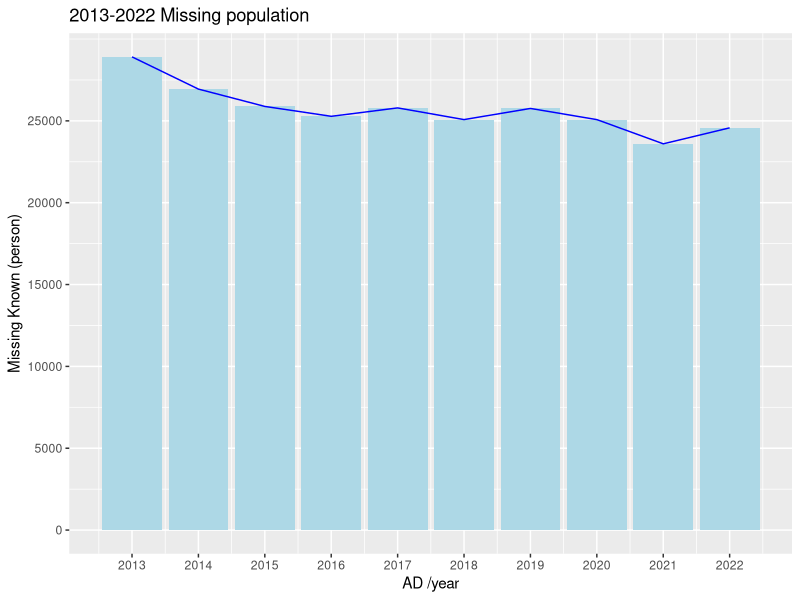

Reproduce this figure in R.
## ---- chunk 1
knitr::opts_chunk$set(echo = TRUE)
## ---- chunk 2
#import data
library(readr)
missing_population <- 
  read.csv("missing_population.csv")
#The field name is vacant due to the use of field merging in the original data, so fill in the data first, and give the field name the name merge.
#View(missing_population)
## ---- chunk 3
#引入函數庫
library(stringr)
library(magrittr)
library(dplyr)
library(tidyverse)
library(ggplot2)
## ---- chunk 4
print("YoY data : ")
missing_population[c(5:25,50,88,125,162,199,236,273),1]
## ---- chunk 5
print("MoM data : ")
missing_population[298:309,1]
## ---- chunk 6
print("area data :")
missing_population[26:49,1]
## ---- chunk 7
print('note1 : ')
missing_population[311:316,1]
## ---- chunk 8
print('note2 : ')
missing_population[311:315,20]
## ---- chunk 9
names(missing_population)
## ---- chunk 10
missing_population[1:4,]
## ---- chunk 11
check_class <- function(dataSet3) {
  # class check
  class_check <- vector("integer", length(dataSet3))
  for(.x in seq_along(dataSet3)){
    class_check[[.x]] <- class(dataSet3[[.x]])
  }
  names(class_check) <- names(dataSet3)
  class_check # the last executed line
}


check_na <- function(dataSet3){
  # NA check
  na_check <- vector("integer", length(dataSet3))
  for(.x in seq_along(dataSet3)){
    na_check[[.x]] <- sum(is.na(dataSet3[[.x]]))
  }
  names(na_check) <- names(dataSet3)
  na_check # the last executed line
}


check_class(missing_population)
check_na(missing_population)
## ---- chunk 12
#copy data避免傷到原始資料
df_msp <- missing_population

#刪除備註資料
df_msp <- df_msp[-c(310:321),]
## ---- chunk 13


#STEP2 將欄位名稱補齊並放到正確的位置
summary <- list()
summary$org_information$cal_row <- nrow(df_msp)
summary$org_information$cal_col <- ncol(df_msp)

#fill column name
#檢查第二列、第三列，只要值為空就會將左邊的值填入。
for( row in 2:3 ){
  for( col in 2:31 ){
    if(df_msp[row, col] == ""){
      col0 <- col - 1
      df_msp[row,col0] -> df_msp[row,col]
    }
  }
}
#delete row 1
#刪掉單位
df_msp <- df_msp[-1, ]
View(df_msp)
## ---- chunk 14
#將欄位名稱從中文轉換成英文
##rename chinese featurn to english feature
#引入中英對照表
df_C2E <-
  read.csv("chinese2english.csv")
#calclate df_C2E rows & columns
C2E_row <- sum(!is.na(df_C2E[,1]))
#row = 35
C2E_col <- sum(!is.na(df_C2E[1,]))
#col = 2
#Use the Chinese-English comparison table to convert Chinese into English
for( row in 1:C2E_row ){
  C <- df_C2E[row,1]
  E <- df_C2E[row,2]
  df_msp[ df_msp== C ] <- E
}
names(df_msp)[1] <- "missing_population"
View(df_msp)
## ---- chunk 15
#Merge features and give field names
for( i in 2:31){
  col_name <- paste(df_msp[1:3, i], collapse = "-")
  names(df_msp)[i] <- col_name
}

df_msp <- df_msp[-c(1:3), ]

View(df_msp)
## ---- chunk 16

# 將 df 中的所有值從字串轉換為數值
df_msp1 <- df_msp
df_msp1[,2:31] <-data.frame(lapply(df_msp1[,2:31], function(x) gsub(",", "", x)))
df_msp1[,2:31] <-data.frame(lapply(df_msp1[,2:31], function(x) gsub("-", 0, x)))
df_msp1[,2:31] <- as.data.frame(lapply(df_msp1[,2:31], as.numeric))
names(df_msp1) <- gsub("--", ".", names(df_msp1))
names(df_msp1) <- gsub("-", ".", names(df_msp1))

df_msp1
## ---- chunk 17
#確認是否屬性改變成功
check_class(df_msp1)
## ---- chunk 18
#備份
df_msp2 <- df_msp1

#show feature names
#儲存df_msp2所有欄位名稱
summary$information$names <- list()
summary$information$names <- as.list(names(df_msp2) ) 
#提取包含Include的欄位名稱，儲存至summary$information$include_duplicate_data
summary$information$include_duplicate_data <- as.character( summary$information$names[grep("Include",summary$information$names) ])

#建立一個暫時的data frame，用於刪除include資訊
temp_df <- str_split(summary$information$include_duplicate_data, "\\.") |> as.data.frame()
temp_df <- setNames(temp_df, rep(0, ncol(temp_df)))

#刪除include後面的字串
temp_df[1,] <- gsub("\n.*", "", temp_df[1,])

#擴增8個欄位
new_cols <- data.frame(matrix(0, nrow = nrow(df_msp2), ncol = 39 - 31))
df_msp2 <- cbind(df_msp2, new_cols)
#將值合併，並指定成df_msp2 32~39欄的欄位名稱
for( i in 1:8){
  col_name <- paste(temp_df[1:3, i], collapse = ".")
  names(df_msp2)[31 + i] <- col_name
}
#查看新增欄位之名稱
df_msp2[,32:39] |> names()
## ---- chunk 19
#將數據減去重複值以後輸入進新的欄位
#備份
df_msp3 <- df_msp2
#處理兒童資料
grep("Young Child", names(df_msp))
# 8  9 10 11 12 13 14 15
for( i in 1:4){
  df_msp3[,31+i] <- as.numeric(df_msp3[,11+i]) -  as.numeric(df_msp3[,7+i])
 
}
#處理成人資料
grep("Elderly", names(df_msp))
# 24 25 26 27 28 29 30 31
for( i in 1:4){
  df_msp3[,35+i] <- as.numeric(df_msp3[,23+i]) -  as.numeric(df_msp3[,27+i])
}

#刪除包含include之欄位
df_msp4 <- df_msp3[,-c(12:15,24:27)]

View(df_msp4)
## ---- chunk 20
#(1)102~111的資料
df_year_list  <- data.frame(
  matrix(
    nrow = 10,
    ncol = 31
  )
)
names(df_year_list) <- names(df_msp4)

for(i in 102:111){
  
x <- df_msp4[grep(i, df_msp4[,1] ),1][1] 
y <- grep(x, df_msp4[,1])[1]
df_year_list[i-101,] <- data.frame(df_msp4[y,])
}

df_year_list[1:10, 1] <- gsub("年", "", df_year_list[1:10, 1])  # 移除"年"字
df_year_list[1:10, 1] <- as.numeric(df_year_list[1:10, 1]) + 1911  # 轉換為數字後加上1911
View(df_year_list)
#(2)111年全國各縣市的資料

df_all_place<- data.frame(
  matrix(
    nrow = 24,
    ncol = 31
  )
)
names(df_all_place) <- names(df_msp4)


for(i in 1:24){
  a <- 269 + i
df_all_place[i,] <- data.frame(df_msp4[a,])
}

df_all_place <- df_all_place[-c(7,22),] 

View(df_all_place)
## ---- chunk 21
#2013~2022
#(1)檢查發生數年資料總和
#檢查10年發生數的總和在missing_population$X欄顯示的年資料(2013~2022)與在df_year_list$`Total.Cases Known to the Police`欄位，是否一致
new_YoY_data <- sum(df_year_list$`Total.Cases Known to the Police`)
data_2022_YoY <- missing_population$X[c(23:25,50,88,125,162,199,236,273)]
data_2022_YoY <- as.numeric(gsub(",", "", data_2022_YoY))
data_2022_YoY %<>% sum() 

if(  new_YoY_data ==  data_2022_YoY){
  print("df_year_list data total is correct")
}

#(2)檢查每一年發生數總和是否等於男女總和等於所有年齡層總和
#從第一列至第十列，檢查是否 第二欄 = 第四欄 + 第六欄 = 第八欄至第三十欄的偶數欄的總和
for( i in 1:nrow(df_year_list)){
  total <- df_year_list[i,2]
  ManFema_tt <- sum(df_year_list[i,c(4,6)])
  age_tt <- sum(df_year_list[i,seq(8, 30, 2)])
  if( total ==  ManFema_tt && ManFema_tt == age_tt){
    print(paste("df_year_list row",i,"correct"))}  
  else{
    print(paste("df_year_list row",i,"error"))
    }
}

#檢查111年(2022)地區資料是否正確
#檢查所有地區總和資料的加總是否等於該年的總和資料
# 2022 發生數 total =  2022 各地total資料的加總
new_area_data <- sum(df_all_place$`Total.Cases Known to the Police`)
data_2022_area <- missing_population$X[(grep("111",missing_population$失蹤人口統計))][1]
data_2022_area <- as.numeric(gsub(",", "", data_2022_area))
if(  new_area_data ==  data_2022_area){
  print("df_all_place data is correct")
}
## ---- chunk 22
#建立計算範圍以及均值的function
generate_summary_df <- function(df) {
  # 建立空的結果 data frame
  summary_df <- data.frame(Column = character(),
                           Max = numeric(),
                           Min = numeric(),
                           Mean = numeric(),
                           stringsAsFactors = FALSE)
  
  # 逐欄處理 data frame
  for (col in colnames(df)) {
    # 計算每一欄的範圍、平均值和眾數
    max_val <- max(df[, col], na.rm = TRUE)
    min_val <- min(df[, col], na.rm = TRUE)
    mean_val <- mean(df[, col], na.rm = TRUE)
    
    # 將結果加入 summary_df
    summary_df <- rbind(summary_df, data.frame(Column = col,
                                               Max = as.numeric(max_val),
                                               Min = as.numeric(min_val),
                                               Mean = as.numeric(mean_val),
                                               stringsAsFactors = FALSE))
  }
  
  # 移除空白的第一列
  summary_df <- summary_df[-1, ]
  
  # 返回生成的 summary_df
  return(summary_df)
}

## ---- chunk 23

split_dataframe <- function(df) {
  # 取得基偶欄的索引
  odd_columns <- seq(3, ncol(df), by = 2)
  even_columns <- seq(2, ncol(df), by = 2)
  
  # 基數欄的 dataframe
  df_odd <- df[, c(1,odd_columns)]
  
  # 偶數欄的 dataframe
  df_even <- df[, c(1,even_columns)]
  
  # 返回結果
  list(odd = df_odd, even = df_even)
}

split_dataframe_YoY <- split_dataframe(df_year_list)
df_year_list_Known <- split_dataframe_YoY$even
df_year_list_Recovered <- split_dataframe_YoY$odd

split_dataframe_area <- split_dataframe(df_all_place)
df_all_place_Known <- split_dataframe_area$even
df_all_place_Recovered <- split_dataframe_area$odd

df_year_list_Known
df_year_list_Recovered
df_all_place_Known
df_all_place_Recovered
## ---- chunk 24

"https://data.gov.tw/dataset/151250" |> 
  browseURL()
## ---- chunk 25
#確認屬性與是否有na值
print(paste("check :","df_year_list_Known"))
check_class(df_year_list_Known)
check_na(df_year_list_Known)
print(paste("check :","df_year_list_Recovered"))
check_class(df_year_list_Recovered)
check_na(df_year_list_Recovered)
print(paste("check :","df_all_place_Known"))
check_class(df_all_place_Known)
check_na(df_all_place_Known)
print(paste("check :","df_all_place_Recovered"))
check_class(df_all_place_Recovered)
check_na(df_all_place_Recovered)
## ---- chunk 26
#2013~2022欄分類資料發生數的範圍以及均值
summary_df_YoY <- generate_summary_df(df_year_list_Known)
summary_df_YoY

#max year
year <- df_year_list_Known$missing_population[max(grep(summary_df_YoY[1,]$Max,df_year_list_Known$`Total.Cases Known to the Police`))]
cal <- summary_df_YoY$Max[1]
print(paste("max :", year, ",", cal))
#min year
year <- df_year_list_Known$missing_population[min(grep(summary_df_YoY[1,]$Min,df_year_list_Known$`Total.Cases Known to the Police`))]
cal <- summary_df_YoY$Min[1]
print(paste("min :", year, ",", cal))
## ---- chunk 27
#2013~2022欄分類資料查獲數的範圍以及均值
summary_df_YoY_R <- generate_summary_df(df_year_list_Recovered)
summary_df_YoY_R

#max year
year <- df_year_list_Recovered$missing_population[max(grep(summary_df_YoY_R[1,]$Max,df_year_list_Recovered$`Total.Recovered Cases`))]
cal <- summary_df_YoY_R$Max[1]
print(paste("max :", year, ",", cal))
#min year
year <- df_year_list_Recovered$missing_population[min(grep(summary_df_YoY_R[1,]$Min,df_year_list_Recovered$`Total.Recovered Cases`))]
cal <- summary_df_YoY_R$Min[1]
print(paste("min :", year, ",", cal))
## ---- chunk 28
#累積發生數以及累積查獲數

sum_of_total <- sum(df_year_list_Known$`Total.Cases Known to the Police`)
print(paste("2013~2022累積失蹤發生人數 : ",sum_of_total))

sum_of_total_R <- sum(df_year_list_Recovered$`Total.Recovered Cases`)
print(paste("2013~2022累積失蹤找回人數 : ",sum_of_total_R))

sum_of_total_diff <-   sum_of_total_R - sum_of_total

print(paste("相差 : ",sum_of_total_diff))
## ---- chunk 29
library(ggplot2)

# 設定資料框名稱和欄位名稱
df <- df_year_list_Known
x <- as.numeric(df$missing_population)
y <- df$`Total.Cases Known to the Police`

# 繪製折線圖和柱狀圖
plot <- ggplot(data = df, aes(x = x)) +
  geom_bar(aes(y = y), stat = "identity", fill = "lightblue") +
  geom_line(aes(y = y), color = "blue") +
  ggtitle("2013-2022 Missing population") +
  xlab("AD /year") +
  ylab("Missing Known (person)")+
  scale_x_continuous(breaks = seq(min(x), max(x), by = 1))+
  scale_y_continuous(breaks = seq(0, max(y), 5000), limits = c(0, max(y)))


# 顯示圖形
print(plot)


## ---- chunk 30
# 確保年份欄位是數值型態

Knowm_colSum <- colSums(df_year_list_Known[,-c(1:4)])

rank = 13 - rank(Knowm_colSum, ties.method = "min")

sort(rank)
## ---- chunk 31
#1st

AdultMale_recovered_rate <- 
  colSums(df_year_list_Recovered["Adult.Male.Recovered Cases"]) /
  colSums(df_year_list_Known["Adult.Male.Cases Known to the Police"])

print(paste("成年男性查獲率 : ",AdultMale_recovered_rate))
          
#2nd
AdultFemale_recovered_rate <- 
  colSums(df_year_list_Recovered["Adult.Female.Recovered Cases"]) /
  colSums(df_year_list_Known["Adult.Female.Cases Known to the Police"])

print(paste("成年女性查獲率 : ",AdultFemale_recovered_rate))

#3rd
AdultFemale_recovered_rate <- 
  colSums(df_year_list_Recovered["Juvenile.Female.Recovered Cases"]) /
  colSums(df_year_list_Known["Juvenile.Female.Cases Known to the Police"])

print(paste("少女查獲率 : ",AdultFemale_recovered_rate))


## ---- chunk 32
summary_df_area <- generate_summary_df(df_all_place_Known)
area <- df_all_place_Known$missing_population[max(grep(summary_df_area[1,]$Max,df_all_place_Known$`Total.Cases Known to the Police`))]
cal <- summary_df_area$Max[1]
print(paste("max :", area, ",", cal))

## ---- chunk 33
#2022年地區資料發生數的範圍以及均值

summary_df_area

#max area
area <- df_all_place_Known$missing_population[max(grep(summary_df_area[1,]$Max,df_all_place_Known$`Total.Cases Known to the Police`))]
cal <- summary_df_area$Max[1]
print(paste("max :", area, ",", cal))
#min area
area <- df_all_place_Known$missing_population[min(grep(summary_df_area[1,]$Min,df_all_place_Known$`Total.Cases Known to the Police`))]
cal <- summary_df_area$Min[1]
print(paste("min :", area, ",", cal))
